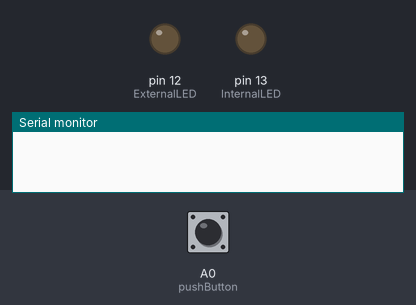
Bench run of a sketch on a simulated Arduino Uno, built with avr-gcc and run on an emulated ATmega328P. On the bench: output pins drawn as LEDs (lit = HIGH), the last lines printed to the serial monitor. Dashed ring = blinking. The inputs (shaded band) are chosen by the test bench; at power-on: A0 (pushButton) LOW.

Above: at 1.2 s.
1.3 s: A0 (pushButton) pulled HIGH for 1 s
At 2.6 s:
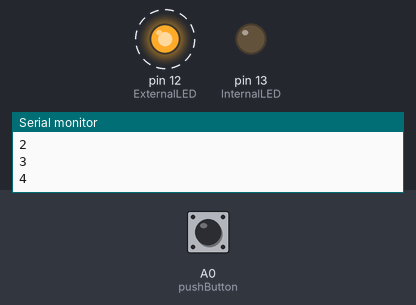
At 3.1 s:
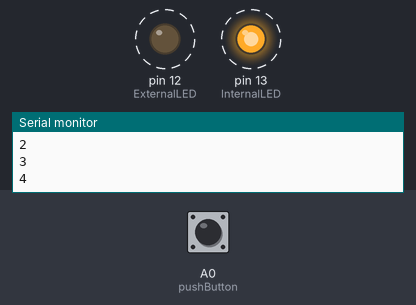
Timing chart, 0 to 11.2 s (numbered marks = the images above; inputs shaded):
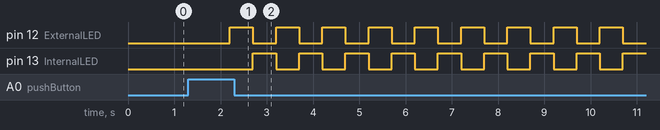

The sketch:

SimpleStateMachine.ino
```cpp
/*
SimpleStateMachine.ino
Demonstrate a state machine with button pushes
*/
  const int InternalLED=13;
  const int ExternalLED=12;
  int Bpush=0;

  //A0 has the pushbutton attached to it. Give it a name:
  int pushButton=A0;

  //the setup routine runs once when you press reset:
  void setup() {
  //initialize serial communication at 9600 bits per second:
  Serial.begin(9600);
  //make the pushbutton's pin an input:
  pinMode(pushButton, INPUT);
  pinMode(ExternalLED, OUTPUT);
  pinMode(InternalLED, OUTPUT);
  }

  //the loop routine runs over and over again forever:
  void loop() {
  int pushCount=0;//Counts the times button is pressed

  while(pushCount<=3)//Setting to 3 allows pushCount to break out of loop
  {
    int buttonState=digitalRead(pushButton);//Tracks the state of the button
    delay(200);//Delay to allow for stability

    if(buttonState==1)//Increments if button is pushed
    {
      pushCount+=1;
      Serial.println(pushCount);
    }
  }

  if(pushCount==4)//Runs after 4 button pushes
   {
    for(int i=0; i<=10; i++)
    {
      digitalWrite(ExternalLED, HIGH);
      digitalWrite(InternalLED, LOW);
      delay(500);
      digitalWrite(ExternalLED, LOW);
      digitalWrite(InternalLED, HIGH);
      delay(500);
    }
   }
   else
   {
    digitalWrite(ExternalLED, LOW);
    digitalWrite(InternalLED, LOW);
    Bpush++;
   }

  //Original draft
  /*Serial.println("Entering For Loop");

  for(int i=0; i<=4; i++)
  {
    Serial.println("Inside For Loop");
    int buttonState=digitalRead(pushButton);//Tracks the state of the button
    //Serial.println(buttonState);//print out the state of the button:
    Serial.println("After Input");
    if(buttonState==1)
    {
      pushCount+=1;
      Serial.println("Push Count: "+pushCount);//print out the number of button presses:
    }
  }
  Serial.println("Exiting For Loop");

  if(pushCount==4)//Triggers once button is pushed 4 times
  {
    for(int j=0; j<=10; j++)
    {
      digitalWrite(ExternalLED, HIGH);
      digitalWrite(InternalLED, LOW);
      delay(500);
      digitalWrite(ExternalLED, LOW);
      digitalWrite(InternalLED, HIGH);
      delay(500);
      pushCount=0;
     }
  }*/
 }
```

Measured:
- after the input at 1.3 s, pin 12 (ExternalLED): alternates HIGH for 0.50 s and LOW for 0.50 s, starting after 0.90 s; pin 13 (InternalLED): alternates HIGH for 0.50 s and LOW for 0.50 s, starting after 1.4 s
